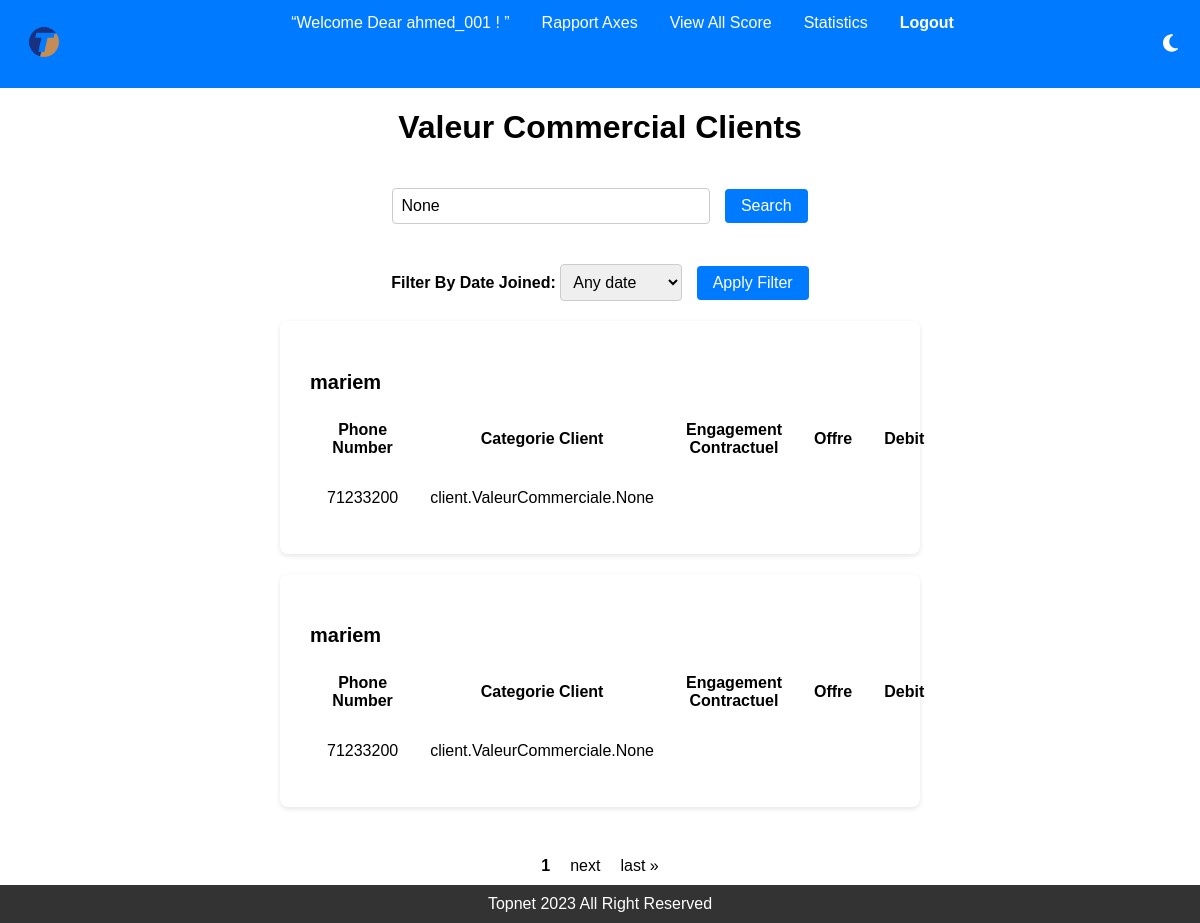
The app's page /user/view_tables/ (signed in) with its own data.
### client/models.py (models this page shows, shortened)
class Client(AbstractUser):
    phone_regex = RegexValidator(
        regex=r'^\d{8}$',
        message="Le numéro de téléphone doit être au format  71000000."
    )
    phone_number = models.CharField(validators=[phone_regex], max_length=17)
    CIN = models.CharField("CIN", max_length=250, validators=[RegexValidator(regex='^[0-9]{8}$', message="Numbers Only!")])

### client/views.py (the view)
# urls.py: path('view_tables/', view_tables, name='view_tables'),
@login_required
def view_tables(request):
    clients_with_valeur_commerciale = Client.objects.filter(valeur_commerciale__isnull=False)
    clients_with_valeur_commerciale = clients_with_valeur_commerciale.exclude(is_superuser=True)
    search_query = request.GET.get('search')
    if search_query:
        clients_with_valeur_commerciale = clients_with_valeur_commerciale.filter(username__icontains=search_query)
    filter_option = request.GET.get('filter', 'all')
    if filter_option == 'today':
        clients_with_valeur_commerciale = clients_with_valeur_commerciale.filter(date_joined__date=timezone.now().date())
    elif filter_option == 'past7days':
        past_week = timezone.now() - timezone.timedelta(days=7)
        clients_with_valeur_commerciale = clients_with_valeur_commerciale.filter(date_joined__gte=past_week)
    elif filter_option == 'thismonth':
        clients_with_valeur_commerciale = clients_with_valeur_commerciale.filter(date_joined__year=timezone.now().year, date_joined__month=timezone.now().month)
    elif filter_option == 'thisyear':
        clients_with_valeur_commerciale = clients_with_valeur_commerciale.filter(date_joined__year=timezone.now().year)
    paginator = Paginator(clients_with_valeur_commerciale, 2)
    page_number = request.GET.get('page')
    clients = paginator.get_page(page_number)
    print("Filter Option:", filter_option)
    print("Clients:", clients)
    return render(request, 'client/view_tables.html', {'clients': clients, 'search_query': search_query, 'filter_option': filter_option})

### score_app/templates/client/view_tables.html (shortened to what this page needs)
{% extends 'base.html' %}
{% load static %}
{% block content %}
{% if user.is_authenticated %}
    <h1>Valeur Commercial Clients</h1>
{% endif %}
<div class="search-container">
    <form method="GET">
        <input type="text" name="search" value="{{ search_query }}" placeholder="Search by Client Username...">
        <button type="submit">Search</button>
    </form>
</div>
<div class="filter-container">
    <form method="GET">
        <label for="filter">Filter By Date Joined:</label>
        <select name="filter" id="filter">
            <option value="all" {% if filter_option == 'all' %}selected{% endif %}>Any date</option>
        </select>
        <button type="submit">Apply Filter</button>
    </form>
</div>
{% if clients %}
    <div class="table-responsive">
        <div class="client-box-container">
            {% for client in clients %}
                {% if client.username != "top" %}
                    <div class="client-box">
                        <h3>{{ client.username }}</h3>
                        <table class="table table-striped table-bordered">
                            <thead>
                            <tr>
                                <th class="px-4">Phone Number</th>
                                <th class="px-4">Categorie Client</th>
                                <th class="px-4">Engagement Contractuel</th>
                                <th class="px-4">Offre</th>
                                <th class="px-4">Debit</th>
                            </tr>
                            </thead>
                            <tbody>
                            <tr>
                                <td class="px-4">{{ client.phone_number }}</td>
                                <td class="px-4">
                                    {% if client %}
                                        {{ client.valeur_commerciale }}
                                    {% else %}
                                        N/A
                                    {% endif %}
                                </td>
                                <td class="px-4">
                                </td>
                                <td class="px-4">
                                </td>
                                <td class="px-4">
                                </td>
                            </tr>
                            </tbody>
                        </table>
                    </div>
                {% endif %}
            {% endfor %}
        </div>
    </div>
{% else %}
    <p>No clients available.</p>
{% endif %}
{% if clients.has_other_pages %}
    <div class="pagination">
        <span class="current-page">{{ clients.number }}</span>
        {% if clients.has_next %}
            <a href="?page={{ clients.next_page_number }}">next</a>
            <a href="?page={{ clients.paginator.num_pages }}">last &raquo;</a>
        {% endif %}
    </div>
{% endif %}
{% endblock %}

### score_app/templates/base.html (shortened to what this page needs)
<!DOCTYPE html>
<html>
<head>
    <link rel="stylesheet" href="https://cdnjs.cloudflare.com/ajax/libs/font-awesome/6.0.0-beta3/css/all.min.css">
</head>
{% load static %}
<body>
    <div class="navbar">
        <div class="navbar-logo">
            <a href="/user/view_all_score/">
            <img src="{% static "unnamed.png" %}" alt="Logo">
        </a>
        </div>
        <div class="toggle-links">
            {% if not user.is_authenticated %}
                <a href="/user/login/" data-link="home">Login</a>
                {% comment %} <a href="/client/register/" data-link="register">Register</a> {% endcomment %}
            {% else %}
                <q>Welcome Dear {{user.username}} ! </q>
                <a href="/user/view_axes/" data-link="view_axes">Rapport Axes</a>
                <a href="/user/view_all_score/" data-link="view_all_score">View All Score</a>
                <a href="/user/statistics/" data-link="statistics">Statistics</a>
            {% endif %}
            {% if user.is_authenticated %}
            <a class="logout-button" href="{% url 'logout' %}">Logout</a>
            {% endif %}
        </div>
        <button class="theme-button" onclick="toggleTheme()">
            <i class="fas fa-moon" id="moonIcon"></i>
        </button>
    </div>
    {% block content %} {% endblock %}
    <div class="footer">
        Topnet 2023 All Right Reserved
    </div>
</body>
</html>

### score_app/templates/base.html (style rules this page uses)
body { font-family: Arial, sans-serif; margin: 0; padding: 0; display: flex; flex-direction: column; min-height: 100vh; }
h1 { text-align: center; }
form { margin-top: 20px; }
label { font-weight: bold; }
.navbar { background-color: #007bff; overflow: hidden; display: flex; justify-content: space-between; }
.navbar a { float: left; display: block; color: white; text-align: center; padding: 14px 16px; text-decoration: none; }
.navbar q { float: left; display: block; color: white; text-align: center; padding: 14px 16px; text-decoration: none; }
.navbar-logo { float: left; padding: 8px; }
.navbar-logo img { height: 40px; }
.footer { text-align: center; margin-top: auto; padding: 10px 0; background-color: #333; color: white; flex-shrink: 0; }
.logout-button { display: inline-block; padding: 10px 20px; background-color: #007bff; color: #fff; text-decoration: none; border-radius: 5px; font-weight: bold; transition: background-color 0.3s; }
.theme-button { background-color: transparent; border: none; cursor: pointer; font-size: 20px; color: white; margin-right: 16px; }
.navbar-logo a { text-decoration: none; color: inherit; }

### score_app/templates/client/view_tables.html (style rules this page uses)
.client-box-container { display: flex; flex-wrap: wrap; gap: 20px; justify-content: center; align-items: center; }
.client-box { width: calc(50% - 20px); background-color: var(--client-box-bg-color, #fff); padding: 30px; border-radius: 8px; box-shadow: 0 2px 5px rgba(0, 0, 0, 0.1); }
.client-box h3 { margin-bottom: 10px; font-size: 20px; color: var(--font-color); }
.client-box table { width: 100%; }
.client-box th, .client-box td { padding: 15px; }
.pagination { margin-top: 20px; display: flex; justify-content: center; }
.pagination a { color: var(--font-color); text-decoration: none; padding: 10px; }
.current-page { font-weight: bold; padding: 10px; }
.search-container { text-align: center; margin-bottom: 20px; }
.search-container input[type="text"] { padding: 8px; border: 1px solid #ccc; border-radius: 4px; width: 300px; font-size: 16px; }
.search-container button { background-color: #007bff; color: white; padding: 8px 16px; border: none; border-radius: 4px; cursor: pointer; font-size: 16px; margin-left: 10px; }
.filter-container { text-align: center; margin-bottom: 20px; }
.filter-container select { padding: 8px; border: 1px solid #ccc; border-radius: 4px; font-size: 16px; }
.filter-container button { background-color: #007bff; color: white; padding: 8px 16px; border: none; border-radius: 4px; cursor: pointer; font-size: 16px; margin-left: 10px; }

### records on screen
Client: username "ahmed_001"
Client: username "mariem", phone_number "71233200", valeur_commerciale "client.ValeurCommerciale.None"

### other values on screen
{{ clients.number }} "1"
